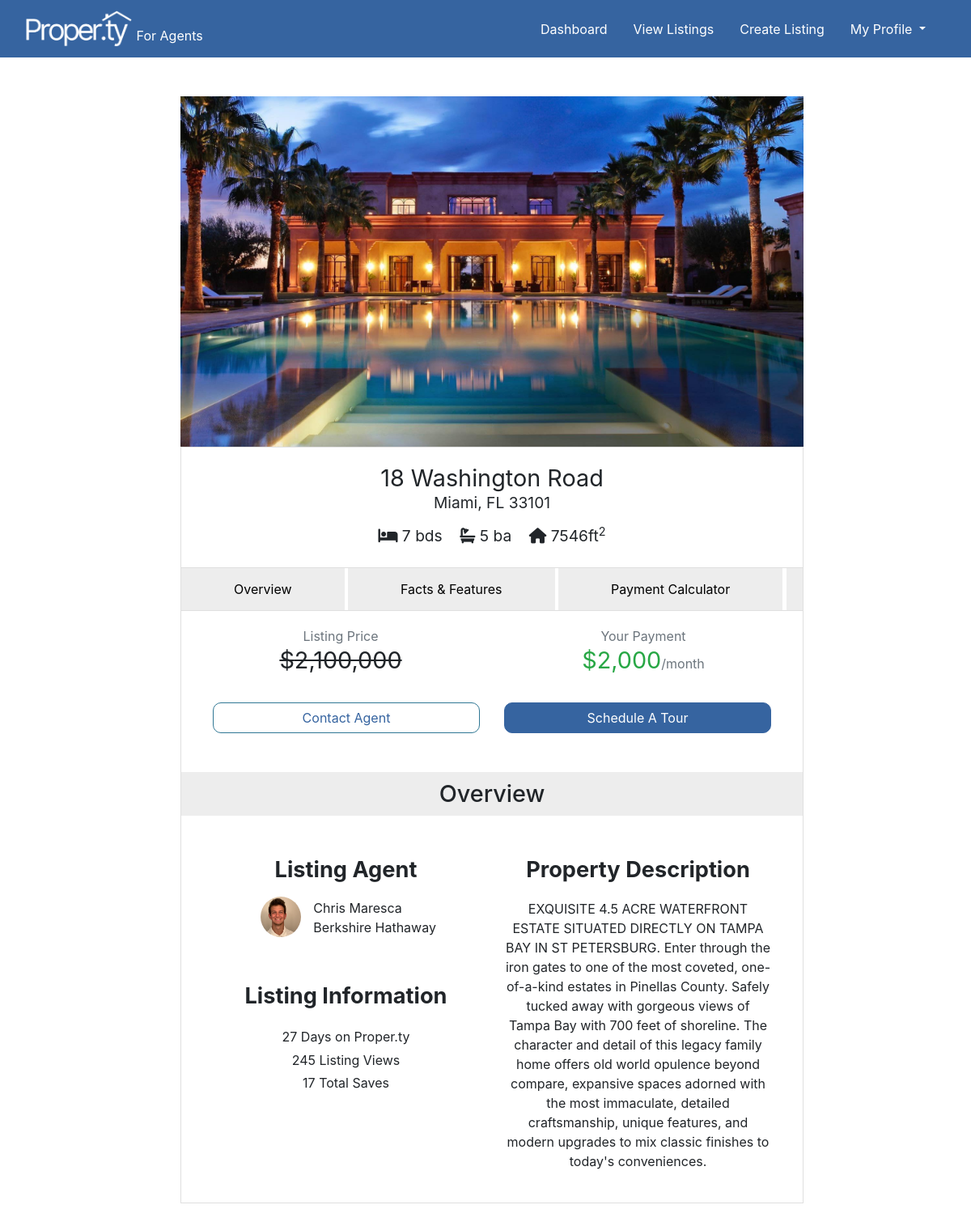
/agents/view/4/ (signed in), run on the app's committed database.
### find/models.py (models this page shows, shortened)
class Home(models.Model):
    address = models.OneToOneField(
        Address,
        on_delete=models.CASCADE,
    )
    yes_no = (
        ('Yes', 'Yes'),
        ('No', 'No')
    )
    price = models.PositiveIntegerField(validators = [ MaxValueValidator(750000000)])
    square_footage = models.PositiveIntegerField()
    bedrooms = models.PositiveIntegerField()
    bathrooms = models.PositiveIntegerField()
    description = models.TextField(blank=True)
    image = models.ImageField(upload_to='primary_house', blank=True, null=True)
    current_date = models.DateField(default=timezone.now)
    home_types = (
        ('Single Family', 'Single Family'),
        ('Duplex', 'Duplex'),
        ('Multi-Family', 'Multi-Family'),
        ('Townhome', 'Townhome'),
        ('Manufactured Home', 'Manufactured Home')
    )
    heating_systems = (
        ('Forced Air (gas)', 'Forced Air (gas)'),
        ('Electric', 'Electric'),
        ('Geothermal', 'Geothermal'),
        ('Radiant Heat', 'Radiant Heat'),
        ('Steam Radiant Heat', 'Steam Radiant Heat'),
        (None, 'None')
    )
    cooling_systems = (
        ('Central', 'Central'),
        ('Ductless', 'Ductless'),
        ('Heat Pump', 'Heat Pump'),
        ('Evaoporative', 'Evaporative'),
        (None, 'None')
    )
    home_type = models.CharField(max_length = 30 ,null=True, choices=home_types, default= 'Single Family')
    year_built = models.PositiveIntegerField(default=2020, validators = [ MaxValueValidator(2020)])
    heating_system1 = models.CharField(max_length = 50, null=True, choices=heating_systems, default='Electric', verbose_name='Main Heating')
    heating_system2 = models.CharField(max_length = 50, null=True, choices=heating_systems, default='None', verbose_name= 'Other Heating' )
    cooling_system = models.CharField(max_length = 50, null=True, choices=cooling_systems, default='Central')
    parking_spaces = models.PositiveIntegerField(default=2, validators = [ MaxValueValidator(15)], null=True)
    master_bedroom = models.CharField(max_length = 10, default="Yes", verbose_name='Master Bedroom?', choices=yes_no)
    master_bathroom = models.CharField(max_length = 10, default="Yes", verbose_name='Master Bath?', choices=yes_no)
    full_bathrooms = models.PositiveIntegerField(null=True)
    three_quarter_bathrooms = models.PositiveIntegerField(null=True, verbose_name='3/4 Bathroom')
    half_bathrooms = models.PositiveIntegerField(null=True, verbose_name='1/2 Bathroom')
    one_quarter_bathrooms = models.PositiveIntegerField(null=True, verbose_name='1/4 Bathroom')
    appliances = models.TextField(null=True, blank=True, default="NA")
    other_interior_features = models.TextField(null=True, blank=True)
    pool_choices = (
        (None, 'None'),
        ('In-ground', 'In-ground'),
        ('Above Ground', 'Above Ground')
    )
    attached_garage = models.CharField(max_length = 10, default="Yes", choices=yes_no)
    levels = models.PositiveIntegerField(validators = [ MaxValueValidator(10)],null=True)
    stories = models.PositiveIntegerField(validators = [ MaxValueValidator(10)],null=True)
    pool = models.CharField(max_length=30, choices=pool_choices, default='None')
    parcel_number = models.PositiveIntegerField(null=True, blank=True)
    zoning = models.CharField(max_length=10, null=True, blank=True, default="NA")
    new_construction = models.CharField(max_length = 10, default="No", choices=yes_no)
    major_remodel_year = models.PositiveIntegerField(null=True, blank=True, validators = [ MaxValueValidator(2020)])
    sewer_options = (
        ('public sewer', 'public sewer'),
        ('septic system', 'septic system')
    )
    sewer_info = models.CharField(max_length=50, choices=sewer_options, default='public sewer')
    HOA_info = models.CharField(max_length = 200, default="No HOA")
    utilities = models.TextField(null=True)
    green_energy = models.TextField(default="No green energy utilities")
    status_options = (
        ('coming soon', 'coming soon'),
        ('active', 'active'),
        ('contingent', 'contingent'),
        ('pending', 'pending'),
        ('closed', 'closed'),
        ('expired', 'expired'),
        ('canceled', 'canceled'),
        ('withdrawn', 'withdrawn')
    )
    listing_id = models.CharField(max_length=50, null=True)
    mls_status = models.CharField(max_length=30, choices=status_options, default='active')
    class Meta:
        db_table = "Home"

class Address(models.Model):
    agent = models.ForeignKey(User, on_delete=models.CASCADE, null = True)
    address = models.CharField(_("address"), max_length=128, default="")
    city = models.CharField(_("city"), max_length=64, default="")
    state = USStateField(_("state"), default="")
    zip_code = models.CharField(_("zip code"), max_length=5, default="")
    class Meta:
        db_table = "Address"

### registration/models.py (models this page shows, shortened)
class User(AbstractUser):
    is_agent = models.BooleanField(default=False)
    is_client = models.BooleanField(default=False)

class Agent(models.Model):
    user = models.OneToOneField(User, on_delete=models.CASCADE)
    company = models.CharField(max_length=50)
    location = models.CharField(max_length = 100)
    profile_picture = models.ImageField(upload_to='profile_img')
    class Meta:
        db_table = 'agent'

### find/views.py (the view)
# urls.py: path('view/<str:pk>/', views.view_listing, name='view-listing'),
@login_required(login_url = '/login')
def view_listing(request, pk):
    address = Address.objects.get(id=pk)
    home = Home.objects.get(address=address.id)
    agent = address.agent
    context = {
        'address': address,
        'home': home,
        'agent': agent
    }
    return render(request, 'find/view.html', context)

### find/templates/find/view.html (shortened to what this page needs)
{% extends "base.html" %} {% load static %} {% load humanize %} {% block content %}
<div class="row" style="margin: auto;">
    <div class="col-md-1 col-lg-2"></div>
    <div class=" listing-main mt-5 mb-5 col-md-10 col-lg-8 col-xl-8 ml-md-2 mr-md-2">
        <div class="primary-photo-container">
            <div class="primary-photo-container" data-toggle="modal" data-target="#portfolioModal">
                <img class="img-fluid primary-photo" src="{{ home.image.url}}">
            </div>
        </div>
        <div class="card">
            <div class="borderless card-basic-information ml-3 mr-3 mb-2 mt-4 text-center">
                <div class="card-address ">{{address.address}} <small><br> {{address.city}}, {{address.state}} {{address.zip_code}}</small></div>
                <div class="card-info-list-container">
                    <ul class="card-info-list row mt-3">
                        <div class="col breakdown">
                            <i class="fas fa-bed"></i><span> {{home.bedrooms}} bds</span>
                            <i class="fas fa-bath ml-3"></i><span> {{home.bathrooms}} ba</span>
                            <i class="fas fa-home ml-3"></i><span> {{home.square_footage}}ft<sup>2</sup></span>
                        </div>
                    </ul>
                </div>
            </div>
        </div>
        <div class="scrollmenu">
            <a rel="overview">Overview</a>
            <a rel="facts-and-features">Facts & Features</a>
            <a rel="payment-calculator">Payment Calculator</a>
            <a rel="price-tax-history">Price & Tax History</a>
        </div>
        <div class="card-container">
            <div class="card">
                <div class="card-header down-payment-output text-center pb-3">
                    <div class="price"><small class="text-muted">Listing Price</small>
                        <br>
                        <S>${{home.price | intcomma }}</S>
                    </div>
                    <div class="price text-success"><small class="text-muted">Your Payment</small>
                        <br> $2,000<small class="text-muted">/month</small>
                    </div>
                </div><br>
                <div class="row ml-md-4 mr-md-4 ml-1 mr-1">
                    <div class="col-md-6 mb-2">
                        {% include 'find/contact-agent.html' %}
                    </div>
                    <div class="col-md-6">
                        {% include 'find/schedule-modal.html' %}
                    </div>
                </div><br>
                <div class="listing-information">
                    <div id="overview" class="listing-info-section">
                        <div class="mt-3">
                            <h5 class="features-header"> Overview </h5>
                            <div class="overview-section-container card-body">
                                <div class="row overview-section text-center mr-2 ml-2">
                                    <div class="col-md-6">
                                        <strong> Listing Agent </strong>
                                        <div class="row broker-info">
                                            <div class="col-4 text-right" id="broker-picture">
                                                <img src="{{agent.agent.profile_picture.url}}" class="rounded-circle" width="50" height="50">
                                            </div>
                                            <div class="col-7 text-justify broker-container">
                                                <p id="broker">{{agent.first_name}} {{agent.last_name}}<br> {{agent.agent.company}}</p><br>
                                            </div>
                                        </div>
                                        <br>
                                        <div class="listing-popularity">
                                            <strong> Listing Information </strong>
                                            <p> 27 Days on Proper.ty<br> 245 Listing Views <br> 17 Total Saves </p>
                                        </div><br>
                                    </div>
                                    <div class="col-md-6">
                                        <strong> Property Description </strong>
                                        <p class="property-description"> {{home.description}}</p><br>
                                    </div>
                                </div>
                            </div>
                        </div>
                    </div>
                </div>
            </div>
        </div>
    </div>
    {% endblock %}

### registration/templates/base.html (shortened to what this page needs)
{% load static %}
<!doctype html>
<html lang="en">
<head>
    <link rel="stylesheet" href="https://stackpath.bootstrapcdn.com/bootstrap/4.4.1/css/bootstrap.min.css">
    <link rel="stylesheet" type="text/css" href="{% static 'registration/main.css' %}">
</head>
<body>
    {% include 'navbar.html' %}
    <section>{% block content %} {% endblock %}
    </section>
</body>
</html>

### registration/templates/navbar.html (shortened to what this page needs)
{% load static %}
<nav class="navbar navbar-expand-lg navbar-dark">
    <a class="navbar-brand" href="{% url 'agent-dashboard' %}">
        <img src="{% static 'registration/logoBlue2.png' %}" width="130.99" height="45" alt="" class="d-inline-block align-bottom" loading="lazy"> <small> For Agents</small>
    </a>
    <div class="collapse navbar-collapse" id="navbarNav">
        <ul class="navbar-nav ml-auto">
            <li class="nav-item">
                <a class="nav-link heading-link" href="{% url 'agent-dashboard' %}">Dashboard <span class="sr-only">(current)</span></a>
            </li>
            <li class="nav-item">
                <a class="nav-link heading-link" href="{% url 'display-mode' %}">View Listings</a>
            </li>
            <li class="nav-item">
                <a class="nav-link heading-link" href="{% url 'create-listing' %}">Create Listing</a>
            </li>
            <li class="nav-item dropdown">
                <a class="nav-link dropdown-toggle" href="#" id="navbarDropdownMenuLink" role="button" data-toggle="dropdown" aria-haspopup="true" aria-expanded="false">
                  My Profile
                </a>
            </li>
            <li class="nav-item logout "></li>
        </ul>
    </div>
</nav>

### find/templates/find/contact-agent.html (shortened to what this page needs)
{% load static %}
<button type="button" class="btn contact-agent" data-toggle="modal" data-target="#contactAgent" data-whatever="@contact Agent ">Contact Agent</button>

### find/templates/find/schedule-modal.html (shortened to what this page needs)
{% load static %}
<div class="open-modal">
    <button type="button" class="btn schedule-tour" data-toggle="modal" data-target="#scheduleTour">
    Schedule A Tour
  </button>
</div>

### registration/templates/navbar.html (style rules this page uses)
.navbar { background-color: rgb(54, 100, 160); }
.heading-link { color: white !important; }
ul li { padding-right: 1rem; }
.navbar-brand { padding-left: 1rem; }
.create-listing, .logout { padding-top: .35rem; }
#navbarDropdownMenuLink { color: white; }

### find/templates/find/view.html (style rules this page uses)
.price, .address { white-space: nowrap; overflow: hidden; text-overflow: ellipsis; font-weight: normal; }
.primary-photo-container { position: relative; text-align: center; color: white; }
.card-container, .primary-photo-container { padding: 0 !important; }
.card { border-radius: 0; }
.card-header { line-height: 1.2; font-size: 1.8rem; padding-top: 0 !important; background-color: white; border-bottom: none !important; }
.card-header small { font-size: 1rem; }
.card-body { padding: 15px 15px !important; }
.borderless { border-bottom: none !important; border-top: none !important; }
.card-address { font-size: 1.8rem; line-height: .95; }
.breakdown { font-size: 1.2rem; }
.card-address small { font-size: 1.2rem; }
.card-info-list { padding: 0 !important }
.interior-features strong, .utility-features strong, .exterior-features strong, .mls-info strong, .overview-section strong, .price-tax-section strong, .neighborhood-section strong, .nearby-schools-section strong { font-size: 1.7rem; top: 100px; white-space: nowrap; }
.interior-features p, .utility-features p, .exterior-features p, .overview-section p, .price-tax-section p { margin: 15px 0 0 0; }
div.scrollmenu { overflow: auto; white-space: nowrap; cursor: pointer; border-left: 1px solid rgba(187, 187, 187, 0.452); border-right: 1px solid rgba(187, 187, 187, 0.452); }
div.scrollmenu a { background-color: rgba(216, 216, 216, 0.452); display: inline-block; color: black; text-align: center; padding: 14px 65px; text-decoration: none; }
.features-header { text-align: center; font-size: 1.8rem; margin-bottom: 2rem; padding: 10px 0px; background-color: rgba(216, 216, 216, 0.452); }
.listing-popularity p { line-height: 1.8; }
.broker-container { margin-left: 0px; }
.broker-info { margin: 7px 0 5px 0; }
#broker { margin-top: 7px; white-space: nowrap; }
#broker-picture { margin: 5px 0; padding: 0 0 0 10px; }
.property-description { text-align: center; }
.listing-info-section { display: none; }
.down-payment-output { display: grid; grid-template-columns: 1fr 1fr; padding: 10px !important; }

### find/templates/find/contact-agent.html (style rules this page uses)
.contact-agent { width: 100%; border-color: rgb(47, 119, 148) !important; color: rgb(54, 100, 160) !important; width: 100%; border-radius: 10px; }

### find/templates/find/schedule-modal.html (style rules this page uses)
* { box-sizing: border-box; }
.schedule-tour { width: 100%; border-color: rgb(54, 100, 160) !important; color: white !important; border-radius: 10px; background-color: rgb(54, 100, 160) !important; }

### data on the page
Home: image (picture), bedrooms "7", bathrooms "5", square_footage "7546", price "2,100,000", description "EXQUISITE 4.5 ACRE WATERFRONT ESTATE SITUATED DIRECTLY ON TAMPA BAY IN ST PETERSBURG. Enter through the iron gates to one of the most coveted, one-of-a-kind estates in Pinellas County. Safely tucked away with gorgeous views of Tampa Bay with 700 feet of shoreline. The character and detail of this legacy family home offers old world opulence beyond compare, expansive spaces adorned with the most immaculate, detailed craftsmanship, unique features, and modern upgrades to mix classic finishes to today's conveniences."
Address: address "18 Washington Road", city "Miami", state "FL", zip_code "33101"
User: agent.profile_picture (picture), first_name "Chris", last_name "Maresca", agent.company "Berkshire Hathaway"
